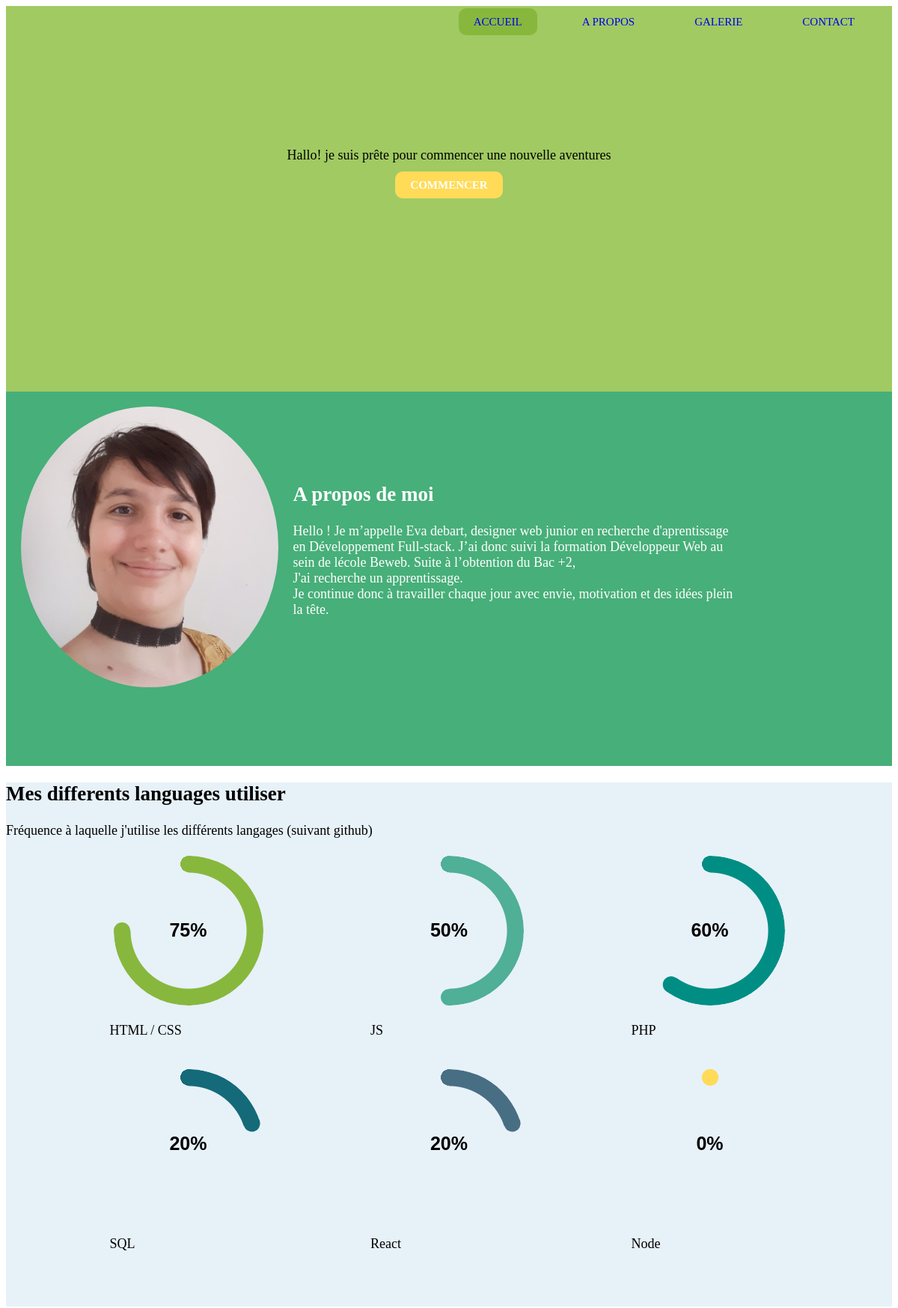
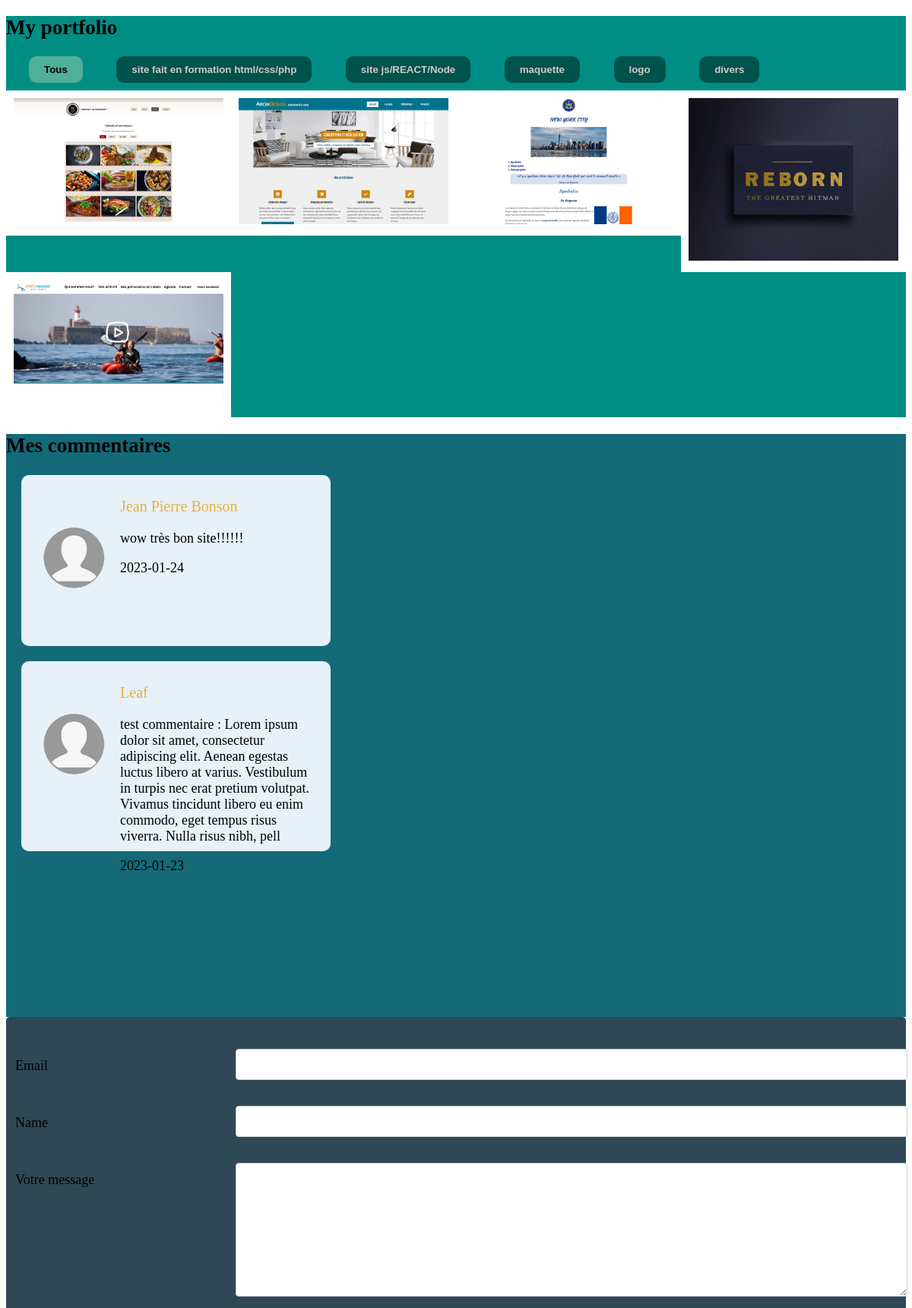
The page / (upper part) on the database its author committed (2 pictures, top to bottom).
### tables this page shows
CREATE TABLE IF NOT EXISTS `sites` (
  `id` int NOT NULL AUTO_INCREMENT,
  `nom` varchar(255) NOT NULL,
  `imgGalerie` varchar(255) NOT NULL,
  `imgGrand` varchar(255) NOT NULL,
  `siteUrl` varchar(255) DEFAULT NULL,
  `category` varchar(255) NOT NULL,
  PRIMARY KEY (`id`)
);

CREATE TABLE IF NOT EXISTS `commentary` (
  `id` int NOT NULL AUTO_INCREMENT,
  `name_user` varchar(255) NOT NULL,
  `email_user` varchar(255) NOT NULL,
  `text` varchar(255) NOT NULL,
  `created_at` date NOT NULL,
  `verify` varchar(5) NOT NULL DEFAULT 'false',
  `comment` varchar(5) NOT NULL DEFAULT 'false',
  PRIMARY KEY (`id`)
);

### src/controller/HomeController.php (called while the page is built, shortened)
<?php
class HomeController {
    public function displayHome(): void
    {
        $repository = new SiteRepository();
       $datas= $repository->fetchAll();
       $sites = [];
       foreach($datas as $data){
            $site = new Site();
            $site->setId($data['id']);
            $site->setNom($data['nom']);
            $site->setImgGalerie($data['imgGalerie']);
            $site->setImgGrand($data['imgGrand']);
            $site->setSiteUrl($data['siteUrl']);
            $site->setCategory($data['category']);
            $sites[] = $site;
       }
       $repository = new CommentaryRepository();
        $commentary = $repository->fetchAll();
        $comments = [];
        foreach($commentary  as $comm )
        {
          if($comm['comment'] !== 'false'){
            $comment = new Commentary();
            $comment->setId($comm['id']);
            $comment->setName_user($comm['name_user']);
            $comment->setEmail_user($comm['email_user']);
            $comment->setText($comm['text']);
            $comment->setCreated_at($comm['created_at']);
            $comment->setVerify($comm['verify']);
            $comments[] = $comment;
          }
        }
        require './src/views/homeViews.php';
    }
}

### index.php (called while the page is built, shortened)
<?php
$router = new Router();
$router->handleRequest();

### src/models/Site.php (called while the page is built, shortened)
<?php
class Site{
    private $nom;
    private $imgGalerie;
    private $category;
    public function getNom()
    {
        return $this->nom;
    }
    public function setNom($nom)
    {
        $this->nom = $nom;
    }
    public function getImgGalerie()
    {
        return $this->imgGalerie;
    }
    public function setImgGalerie($imgGalerie)
    {
        $this->imgGalerie = $imgGalerie;
    }
    public function getCategory()
    {
        return $this->category;
    }
    public function setCategory($category)
    {
        $this->category = $category;
    }
}

### src/repository/AbstractRepository.php (called while the page is built, shortened)
<?php
abstract class AbstractRepository
{
    private function constructConnexion(){
        try {
            $this->connexion = new PDO("mysql:host=" . self::SERVER . ";dbname=" . self::BASE, self::USER, self::PASSWORD);
        } catch (Exception $e) {
            die('Erreur : ' . $e->getMessage());
        }
    }
}

### src/repository/SiteRepository.php (called while the page is built, shortened)
<?php
class SiteRepository extends AbstractRepository {
   public function fetchAll()
  {
      $data = null;
      try {
          $query = $this->connexion->query('SELECT * FROM sites');
          if ($query) {
              $query->execute();
              $data = $query->fetchAll(PDO::FETCH_ASSOC);
          }
      } catch (\Exception $e) {
          die($e);
      }
      return $data;
  }
}

### src/models/Commentary.php (called while the page is built, shortened)
<?php
class Commentary{
    private $name_user;
    private $text;
    private $created_at;
    public function getName_user()
    {
        return $this->name_user;
    }
     public function setName_user($name_user)
    {
        $this->name_user = $name_user;
    }
    public function getText()
    {
        return $this->text;
    }
     public function setText($text)
    {
        $this->text = $text;
    }
    public function getCreated_at()
    {
        return $this->created_at;
    }
     public function setCreated_at($created_at)
    {
        $this->created_at = $created_at;
    }
}

### src/repository/CommentaryRepository.php (called while the page is built, shortened)
<?php
class CommentaryRepository extends AbstractRepository {
     public function fetchAll()
    {
        $data = null;
        try {
            $query = $this->connexion->query('SELECT * FROM commentary');
            if ($query) {
                $query->execute();
                $data = $query->fetchAll(PDO::FETCH_ASSOC);
            }
        } catch (\Exception $e) {
            die($e);
        }
        return $data;
    }
}

### src/views/homeViews.php (the view, shortened to what this page needs)
<!doctype html>
<html lang="fr">
    <head>
        <link rel="stylesheet" href="https://cdnjs.cloudflare.com/ajax/libs/font-awesome/6.1.1/css/all.min.css" />
        <link rel="stylesheet" href="https://cdnjs.cloudflare.com/ajax/libs/font-awesome/5.15.4/css/all.min.css" />
        <link rel="stylesheet" href="../public/css/galerie.css">
        <link rel="stylesheet" href="../public/css/style.css">
    </head>
    <body>
        <div class="accueil">
            <?php require './public/assets/header.php'; ?>
            <div class="visu">
                <p>Hallo! je suis prête pour commencer une nouvelle aventures</p>
                <a href="#"class="button boutton-acceuil">commencer</a>
            </div>
        </div>
        <main>
            <div class="presentation" id="about">
                <img src="../public/assets/img/photo-identité.jpg" alt="photo de profil" class="photo">
                <div class="text-pres">
                    <h2>A propos de moi</h2>
                    <p>Hello ! Je m’appelle Eva debart, designer web junior en recherche d'aprentissage en Développement Full-stack.
                    J’ai donc suivi la formation Développeur Web au sein de lécole Beweb. Suite à l’obtention du Bac +2,<br>
                    J'ai recherche un apprentissage.<br>
                    Je continue donc à travailler chaque jour avec envie, motivation et des idées plein la tête.
                    </p>
                </div>
            </div>
            <div class="skill">
                <?php require './public/assets/pie-chart.php'; ?>
            </div>
            <div class="galerie">
            <h2>My portfolio</h2>
                <div id="myBtnContainer">
                    <button class="btn active" onclick="filterSelection('all')">Tous</button>
                    <button class="btn" onclick="filterSelection('a')">site fait en formation html/css/php</button>
                    <button class="btn" onclick="filterSelection('b')">site js/REACT/Node</button>
                    <button class="btn" onclick="filterSelection('c')">maquette</button>
                    <button class="btn" onclick="filterSelection('d')">logo</button>
                    <button class="btn" onclick="filterSelection('e')">divers</button>
                </div>
                <section class="rows">
                    <?php foreach($sites as $site): ?>
                        <article class="column <?=$site->getCategory()?>">
                            <div class="content">
                                <img src="../public/assets/img/display/<?= $site->getImgGalerie()?>" alt="<?= $site->getNom()?>">
                            </div>
                        </article>
                    <?php endforeach; ?>
                </section>
            </div>
            <div class="comment">
                <h2>Mes commentaires</h2>
                <?php $i = 0; foreach($comments as $comment): ?>
                    <ul class='comment-body'>
                        <li><img src="../public/assets/img/profile-picture-default.png" alt="photo de profil"></li>
                        <li class="textarea">
                            <p class="title"><?=$comment->getName_user(); ?></p>
                            <p class="comment-text"><?= $comment->getText(); ?> </p>
                            <p class="comment-date"><?= $comment->getCreated_at(); ?></p>
                        </li>
                    </ul>
                <?php $i++; endforeach; ?>
            </div>
            <div class="contact" id="contact">
                <form action="./index.php?url=addComment" method="POST">
                    <div class="row">
                        <div class="col-25">
                            <label for="email">Email</label>
                        </div>
                        <div class="col-75">
                            <input type="email" id="email" name="email" value="" required>
                        </div>
                    </div>
                    <div class="row">
                        <div class="col-25">
                            <label for="name">Name</label>
                        </div>
                        <div class="col-75">
                            <input type="text" id="name" name="name" value="" required>
                        </div>
                    </div>
                    <div class="row">
                        <div class="col-25">
                            <label for="message">Votre message</label>
                        </div>
                        <div class="col-75">
                            <textarea name="message" id="message" cols="30" rows="10"></textarea>
                        </div>
                    </div>
                </form>
            </div>
        </main>
    </body>
</html>

### src/services/Router.php (shortened to what this page needs)
<?php
class Router {
    public function handleRequest(): void
    {
        $url = $_GET['url'] ?? 'home';
        switch ($url) {
            case 'home':
                $controller = new HomeController();
                $controller->displayHome();
                break;
        }
    }
}

### public/assets/header.php
<header>
    <nav class="nav">
        <ul>
            <li><a href="./index.php?url=home" class="current">accueil</a></li>
            <li><a href="#about">A propos</a></li>
            <li><a href="#">Galerie</a></li>
            <li><a href="#contact">Contact</a></li>
        </ul>
    </nav>
</header>

### public/assets/pie-chart.php (shortened to what this page needs)
<!doctype html>
<html lang="fr">
    <head>
        <link rel="stylesheet" href="./public/css/pie-chart_style.css">
    </head>
    <body>
        <h2>Mes differents languages utiliser</h2>
        <p>Fréquence à laquelle j'utilise les différents langages (suivant github)</p>
        <ul class="space-even">
            <li>
                <div class="pie animate" style="--p:75;--c:#87b83d"> 75%</div>
                <p>HTML / CSS</p>
            </li>
            <li>
                <div class="pie animate" style="--p:50;--c:#4faf97"> 50%</div>
                <p>JS</p>
            </li>
            <li>
                <div class="pie animate" style="--p:60;--c:#008e84"> 60%</div>
                <p>PHP</p>
            </li>
        </ul>
        <ul class="space-even">
            <li>
                <div class="pie animate" style="--p:20;--c:#146a78"> 20%</div>
                <p>SQL</p>
            </li>
            <li>
                <div class="pie animate" style="--p:20;--c:#486e84"> 20%</div>
                <p>React</p>
            </li>
            <li>
                <div class="pie animate" style="--p:0;--c:#ffdb58"> 0%</div>
                <p>Node</p>
            </li>
        </ul>
    </body>
</html>

### public/css/galerie.css (style rules this page uses)
.row { margin: 8px -16px; }
.row, .row > .column { padding: 8px; }
.column { float: left; width: 33.33%; display: none; }
.row:after { content: ""; display: table; clear: both; }
.show { display: block; }
.column { float: left; width: 25%; }
.rows:after { content: ""; display: table; clear: both; }
.content { background-color: white; padding: 10px; }
.content { position: relative; transition: all .4s ease; }
@media screen and (min-width:980px) { .content img { max-width :100%; } }

### public/css/style.css (style rules this page uses)
html { font-size: 62.5%; }
body { font-size: 1.8rem; }
.visu { text-align: center; padding-top: 130px; }
header { color:white; font-family: 'Merienda', cursive; }
.nav ul { display:flex; justify-content:flex-end; list-style: none; padding:10px; margin:0; }
.nav li { font-family: 'Merienda', cursive; margin:0 10px; }
a { text-decoration:none; font-size:1.5rem; text-transform:uppercase; padding:10px 20px; margin:0 10px; border-radius: 1rem; }
.current { background-color:#87B83D; }
.accueil { background-color: #A1CA62; height: 515px; }
main { max-width:1500px; margin-left:auto; margin-right:auto; }
.presentation { background-color: #47AF79; height: 500px; display:flex; }
.photo { max-height:75%; border-radius: 100%; padding:20px; }
.text-pres { padding-top: 100px; max-width:50%; color:rgb(255, 255, 255); }
.skill { height: 700px; background-color: #E7F1F8; }
.galerie { background-color:#008E84; min-height: 400px; }
#myBtnContainer { margin:10px }
.comment { background-color:#146A78; height: 767px; }
.contact { background-color:#2F4856; max-height: 801px; box-sizing: border-box; border-radius: 5px; padding: 20px; }
input[type=text], select, textarea, input[type=email] { width: 100%; padding: 12px; border: 1px solid #ccc; border-radius: 4px; resize: vertical; }
label { padding: 12px 12px 12px 0; display: inline-block; }
.col-25 { float: left; width: 25%; margin-top: 6px; }
.col-75 { float: left; width: 74%; margin-top: 6px; }
.row:after { content: ""; display: table; clear: both; }
.btn { border-radius: 1rem; padding:10px 20px; margin: auto 20px; font-weight:bold; text-decoration:none; border:none; background-color: #00524c; color:#ccc; }
.active { background-color: #4FAF97; color:black; }
.boutton-acceuil { background-color:#FFDB58; }
.button { border-radius: 1rem; padding:10px 20px; margin: auto 20px; font-weight:bold; text-decoration:none; border:none; background-color:#FFDB58; color: rgb(255, 255, 255); }
.comment-body { max-width: 31%; max-height:30%; border:none; border-radius: 1rem; padding:10px 20px; margin: 20px; background-color: #E7F1F8; width:31%; display:flex; flex-wrap:wrap; list-style: none; }
.comment-body > li { width:30%; }
.comment-body > .textarea { width:70%; }
.comment-body > li > img { border:none; border-radius: 50px; max-height: 90px; margin:50% auto; }
.title { color:#e8b13c; text-transform: capitalize; font-size:2rem; }

### public/css/pie-chart_style.css (style rules this page uses)
.space-even { display:flex; list-style: none; padding-left: 0; justify-content: space-evenly; }
.pie { --p:20; --b:22px; --c:darkred; --w:200px; width:var(--w); aspect-ratio:1; position:relative; display:inline-grid; margin:5px; place-content:center; font-size:25px; font-weight:bold; font-family:sans-serif; }
.pie:before, .pie:after { content:""; position:absolute; border-radius:50%; }
.pie:before { inset:0; background: radial-gradient(farthest-side,var(--c) 98%,#0000) top/var(--b) var(--b) no-repeat, conic-gradient(var(--c) calc(var(--p)*1%),#0000 0); -webkit-mask:radial-gradient(farthest-side,#0000 calc(99% - var(--b)),#000 calc(100% - var(--b))); mask:radial-gradient(farthest-side,#0000 calc(99% - var(--b)),#000 calc(100% - var(--b))); }
.pie:after { inset:calc(50% - var(--b)/2); background:var(--c); transform:rotate(calc(var(--p)*3.6deg)) translateY(calc(50% - var(--w)/2)); }
.animate { animation:p 1s .5s both; }

### rows shown on the page
sites: imgGalerie (picture)
sites: imgGalerie (picture)
sites: imgGalerie (picture)
sites: imgGalerie (picture)
commentary: name_user "Jean Pierre Bonson", text "wow très bon site!!!!!!", created_at "2023-01-24"
commentary: name_user "Leaf", text "test commentaire : Lorem ipsum dolor sit amet, consectetur adipiscing elit. Aenean egestas luctus libero at varius. Vestibulum in turpis nec erat pretium volutpat. Vivamus tincidunt libero eu enim commodo, eget tempus risus viverra. Nulla risus nibh, pell", created_at "2023-01-23"
